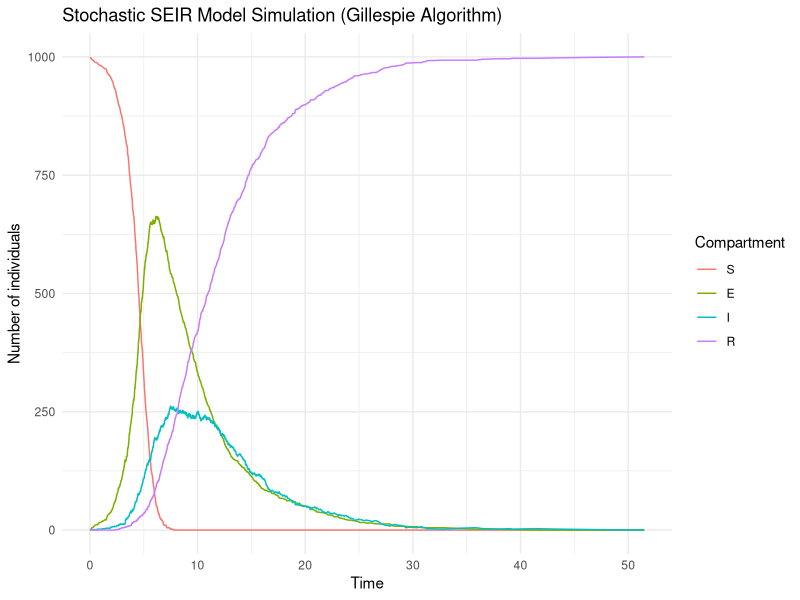

The R source for this figure:
library(ggplot2)
library(reshape2)


# Parameters
N <- 1000            # Total population
beta <- 0.01          # Transmission rate
sigma <- 1/5.2       # Rate of progression from exposed to infectious (inverse of incubation period)
gamma <- 1/2.9       # Recovery rate (inverse of infectious period)
initial_infected <- 1
initial_exposed <- 0
initial_recovered <- 0
initial_susceptible <- N - initial_infected - initial_exposed - initial_recovered
total_time <- 160    # Simulation time

# Gillespie SEIR model function
gillespie_seir <- function(N, beta, sigma, gamma, initial_state, total_time) {
  times <- c(0)
  states <- matrix(ncol = 4, nrow = 1, data = initial_state)
  
  while (times[length(times)] < total_time) {
    S <- states[nrow(states), 1]
    E <- states[nrow(states), 2]
    I <- states[nrow(states), 3]
    R <- states[nrow(states), 4]
    
    rates <- c(
      "S_to_E" = beta * S * I,
      "E_to_I" = sigma * E,
      "I_to_R" = gamma * I
    )
    
    total_rate <- sum(rates)
    
    if (total_rate == 0) {
      break
    }
    
    time_step <- rexp(1, total_rate)
    times <- c(times, times[length(times)] + time_step)
    
    transition <- sample(names(rates), 1, prob = rates / total_rate)
    
    if (transition == "S_to_E") {
      S <- S - 1
      E <- E + 1
    } else if (transition == "E_to_I") {
      E <- E - 1
      I <- I + 1
    } else if (transition == "I_to_R") {
      I <- I - 1
      R <- R + 1
    }
    
    states <- rbind(states, c(S, E, I, R))
  }
  
  return(list(times = times, states = states))
}

# Initial state
initial_state <- c(S = initial_susceptible, E = initial_exposed, I = initial_infected, R = initial_recovered)

# Run simulation
result <- gillespie_seir(N, beta, sigma, gamma, initial_state, total_time)

# Convert results to data frame for plotting
output <- data.frame(time = result$times,
                     S = result$states[, 1], 
                     E = result$states[, 2], 
                     I = result$states[, 3], 
                     R = result$states[, 4])

output_long <- melt(output, id = "time")

# Plot results
ggplot(output_long, aes(x = time, y = value, color = variable)) +
  geom_line() +
  labs(x = "Time", y = "Number of individuals", color = "Compartment") +
  theme_minimal() +
  ggtitle("Stochastic SEIR Model Simulation (Gillespie Algorithm)")
